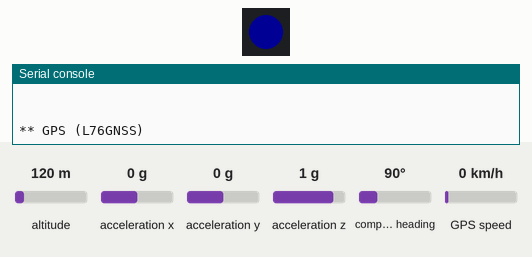
This program was run on a simulated Pycom board running MicroPython. Parts: 1 RGB LEDs in strip order, left to right, the last lines printed to the serial console. The inputs (shaded band) are chosen by the test bench; at power-on: altitude 120 m, acceleration x 0 g, acceleration y 0 g, acceleration z 1 g, compass heading 90°, GPS speed 0 km/h. Dim RGB values are drawn brighter than linear; the GPS gets a fix after 3 s at 37.7749, -122.4194 with 8 satellites; library files of the repository ran but are not shown: LIS2HH12.py.

Above: at 1.0 s.
At 7.0 s:
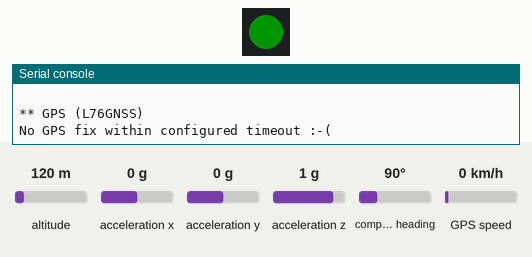
Timing chart, 0 to 13.3 s (numbered marks = the images above):
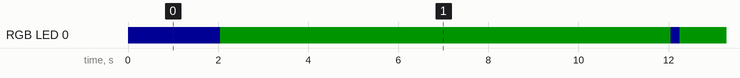

The program:

main.py
```python
import time
import pycom
from pytrack import Pytrack
from LIS2HH12 import LIS2HH12
from L76GNSS import L76GNSS


py = Pytrack()
li = LIS2HH12(py)

# after 60 seconds of waiting without a GPS fix it will
# return None, None
gnss = L76GNSS(py, timeout=60)

# Disable heartbeat LED
pycom.heartbeat(False)

while True:
    pycom.rgbled(0x000014)

    print('\n\n** GPS (L76GNSS)')
    loc = gnss.coordinates()        #espera un minuto por las cordenadas

    if loc[0] == None or loc[1] == None:
        print('No GPS fix within configured timeout :-(')
    else:
        print('Latitude', loc[0])
        print('Longitude', loc[1])
    pycom.rgbled(0x001400)
    time.sleep(10)
```

pytrack.py
```python
from pycoproc import Pycoproc

__version__ = '1.4.0'

class Pytrack(Pycoproc):

    def __init__(self, i2c=None, sda='P22', scl='P21'):
        Pycoproc.__init__(self, i2c, sda, scl)
```

L76GNSS.py
```python
from machine import Timer
import time
import gc
import binascii


class L76GNSS:

    GPS_I2CADDR = const(0x10)

    def __init__(self, pytrack=None, sda='P22', scl='P21', timeout=None):
        if pytrack is not None:
            self.i2c = pytrack.i2c
        else:
            from machine import I2C
            self.i2c = I2C(0, mode=I2C.MASTER, pins=(sda, scl))

        self.chrono = Timer.Chrono()

        self.timeout = timeout
        self.timeout_status = True

        self.reg = bytearray(1)
        self.i2c.writeto(GPS_I2CADDR, self.reg)

    def _read(self):
        self.reg = self.i2c.readfrom(GPS_I2CADDR, 64)
        return self.reg

    def _convert_coords(self, gngll_s):
        lat = gngll_s[1]
        lat_d = (float(lat) // 100) + ((float(lat) % 100) / 60)
        lon = gngll_s[3]
        lon_d = (float(lon) // 100) + ((float(lon) % 100) / 60)
        if gngll_s[2] == 'S':
            lat_d *= -1
        if gngll_s[4] == 'W':
            lon_d *= -1
        return(lat_d, lon_d)

    def coordinates(self, debug=False):
        lat_d, lon_d, debug_timeout = None, None, False
        if self.timeout is not None:
            self.chrono.reset()
            self.chrono.start()
        nmea = b''
        while True:
            if self.timeout is not None and self.chrono.read() >= self.timeout:
                self.chrono.stop()
                chrono_timeout = self.chrono.read()
                self.chrono.reset()
                self.timeout_status = False
                debug_timeout = True
            if not self.timeout_status:
                gc.collect()
                break
            nmea += self._read().lstrip(b'\n\n').rstrip(b'\n\n')
            gngll_idx = nmea.find(b'GNGLL')
            if gngll_idx >= 0:
                gngll = nmea[gngll_idx:]
                e_idx = gngll.find(b'\r\n')
                if e_idx >= 0:
                    try:
                        gngll = gngll[:e_idx].decode('ascii')
                        gngll_s = gngll.split(',')
                        lat_d, lon_d = self._convert_coords(gngll_s)
                    except Exception:
                        pass
                    finally:
                        nmea = nmea[(gngll_idx + e_idx):]
                        gc.collect()
                        break
            else:
                gc.collect()
                if len(nmea) > 410: # i suppose it can be safely changed to 82, which is longest NMEA frame
                    nmea = nmea[-5:] # $GNGL without last L
            time.sleep(0.1)
        self.timeout_status = True
        if debug and debug_timeout:
            print('GPS timed out after %f seconds' % (chrono_timeout))
            return(None, None)
        else:
            return(lat_d, lon_d)
```

pycoproc.py
```python
from machine import Pin
from machine import I2C
import time
import pycom

__version__ = '0.0.1'

""" PIC MCU wakeup reason types """
WAKE_REASON_ACCELEROMETER = 1
WAKE_REASON_PUSH_BUTTON = 2
WAKE_REASON_TIMER = 4
WAKE_REASON_INT_PIN = 8

class Pycoproc:
    """ class for handling interraction with PIC MCU """

    I2C_SLAVE_ADDR = const(8)

    CMD_PEEK = const(0x0)
    CMD_POKE = const(0x01)
    CMD_MAGIC = const(0x02)
    CMD_HW_VER = const(0x10)
    CMD_FW_VER = const(0x11)
    CMD_PROD_ID = const(0x12)
    CMD_SETUP_SLEEP = const(0x20)
    CMD_GO_SLEEP = const(0x21)
    CMD_CALIBRATE = const(0x22)
    CMD_BAUD_CHANGE = const(0x30)
    CMD_DFU = const(0x31)

    REG_CMD = const(0)
    REG_ADDRL = const(1)
    REG_ADDRH = const(2)
    REG_AND = const(3)
    REG_OR = const(4)
    REG_XOR = const(5)

    ANSELA_ADDR = const(0x18C)
    ANSELB_ADDR = const(0x18D)
    ANSELC_ADDR = const(0x18E)

    ADCON0_ADDR = const(0x9D)
    ADCON1_ADDR = const(0x9E)

    IOCAP_ADDR = const(0x391)
    IOCAN_ADDR = const(0x392)

    INTCON_ADDR = const(0x0B)
    OPTION_REG_ADDR = const(0x95)

    _ADCON0_CHS_POSN = const(0x02)
    _ADCON0_ADON_MASK = const(0x01)
    _ADCON1_ADCS_POSN = const(0x04)
    _ADCON0_GO_nDONE_MASK = const(0x02)

    ADRESL_ADDR = const(0x09B)
    ADRESH_ADDR = const(0x09C)

    TRISC_ADDR = const(0x08E)

    PORTA_ADDR = const(0x00C)
    PORTC_ADDR = const(0x00E)

    WPUA_ADDR = const(0x20C)

    WAKE_REASON_ADDR = const(0x064C)
    MEMORY_BANK_ADDR = const(0x0620)

    PCON_ADDR = const(0x096)
    STATUS_ADDR = const(0x083)

    EXP_RTC_PERIOD = const(7000)

    def __init__(self, i2c=None, sda='P22', scl='P21'):
        if i2c is not None:
            self.i2c = i2c
        else:
            self.i2c = I2C(0, mode=I2C.MASTER, pins=(sda, scl))

        self.sda = sda
        self.scl = scl
        self.clk_cal_factor = 1
        self.reg = bytearray(6)
        self.wake_int = False
        self.wake_int_pin = False
        self.wake_int_pin_rising_edge = True

        try:
            self.read_fw_version()
        except Exception:
            time.sleep_ms(2)
        try:
            # init the ADC for the battery measurements
            self.poke_memory(ANSELC_ADDR, 1 << 2)
            self.poke_memory(ADCON0_ADDR, (0x06 << _ADCON0_CHS_POSN) | _ADCON0_ADON_MASK)
            self.poke_memory(ADCON1_ADDR, (0x06 << _ADCON1_ADCS_POSN))
            # enable the pull-up on RA3
            self.poke_memory(WPUA_ADDR, (1 << 3))
            # make RC5 an input
            self.set_bits_in_memory(TRISC_ADDR, 1 << 5)
            # set RC6 and RC7 as outputs and enable power to the sensors and the GPS
            self.mask_bits_in_memory(TRISC_ADDR, ~(1 << 6))
            self.mask_bits_in_memory(TRISC_ADDR, ~(1 << 7))

            if self.read_fw_version() < 6:
                raise ValueError('Firmware out of date')

        except Exception:
            raise Exception('Board not detected')

    def _write(self, data, wait=True):
        self.i2c.writeto(I2C_SLAVE_ADDR, data)
        if wait:
            self._wait()

    def _read(self, size):
        return self.i2c.readfrom(I2C_SLAVE_ADDR, size + 1)[1:(size + 1)]

    def _wait(self):
        count = 0
        time.sleep_us(10)
        while self.i2c.readfrom(I2C_SLAVE_ADDR, 1)[0] != 0xFF:
            time.sleep_us(100)
            count += 1
            if (count > 500):  # timeout after 50ms
                raise Exception('Board timeout')

    def _send_cmd(self, cmd):
        self._write(bytes([cmd]))

    def read_hw_version(self):
        self._send_cmd(CMD_HW_VER)
        d = self._read(2)
        return (d[1] << 8) + d[0]

    def read_fw_version(self):
        self._send_cmd(CMD_FW_VER)
        d = self._read(2)
        return (d[1] << 8) + d[0]

    def read_product_id(self):
        self._send_cmd(CMD_PROD_ID)
        d = self._read(2)
        return (d[1] << 8) + d[0]

    def peek_memory(self, addr):
        self._write(bytes([CMD_PEEK, addr & 0xFF, (addr >> 8) & 0xFF]))
        return self._read(1)[0]

    def poke_memory(self, addr, value):
        self._write(bytes([CMD_POKE, addr & 0xFF, (addr >> 8) & 0xFF, value & 0xFF]))

    def magic_write_read(self, addr, _and=0xFF, _or=0, _xor=0):
        self._write(bytes([CMD_MAGIC, addr & 0xFF, (addr >> 8) & 0xFF, _and & 0xFF, _or & 0xFF, _xor & 0xFF]))
        return self._read(1)[0]

    def toggle_bits_in_memory(self, addr, bits):
        self.magic_write_read(addr, _xor=bits)

    def mask_bits_in_memory(self, addr, mask):
        self.magic_write_read(addr, _and=mask)

    def set_bits_in_memory(self, addr, bits):
        self.magic_write_read(addr, _or=bits)

    def get_wake_reason(self):
        """ returns the wakeup reason, a value out of constants WAKE_REASON_* """
        return self.peek_memory(WAKE_REASON_ADDR)

    def get_sleep_remaining(self):
        """ returns the remaining time from sleep, as an interrupt (wakeup source) might have triggered """
        c3 = self.peek_memory(WAKE_REASON_ADDR + 3)
        c2 = self.peek_memory(WAKE_REASON_ADDR + 2)
        c1 = self.peek_memory(WAKE_REASON_ADDR + 1)
        time_device_s = (c3 << 16) + (c2 << 8) + c1
        # this time is from PIC internal oscilator, so it needs to be adjusted with the calibration value
        try:
            self.calibrate_rtc()
        except Exception:
            pass
        time_s = int((time_device_s / self.clk_cal_factor) + 0.5) # 0.5 used for round
        return time_s

    def setup_sleep(self, time_s):
        try:
            self.calibrate_rtc()
        except Exception:
            pass
        time_s = int((time_s * self.clk_cal_factor) + 0.5)  # round to the nearest integer
        self._write(bytes([CMD_SETUP_SLEEP, time_s & 0xFF, (time_s >> 8) & 0xFF, (time_s >> 16) & 0xFF]))

    def go_to_sleep(self, gps=True):
        # enable or disable back-up power to the GPS receiver
        if gps:
            self.set_bits_in_memory(PORTC_ADDR, 1 << 7)
        else:
            self.mask_bits_in_memory(PORTC_ADDR, ~(1 << 7))
        # disable the ADC
        self.poke_memory(ADCON0_ADDR, 0)

        if self.wake_int:
            # Don't touch RA3, RA5 or RC1 so that interrupt wake-up works
            self.poke_memory(ANSELA_ADDR, ~((1 << 3) | (1 << 5)))
            self.poke_memory(ANSELC_ADDR, ~((1 << 6) | (1 << 7) | (1 << 1)))
        else:
            # disable power to the accelerometer, and don't touch RA3 so that button wake-up works
            self.poke_memory(ANSELA_ADDR, ~(1 << 3))
            self.poke_memory(ANSELC_ADDR, ~(1 << 7))

        self.poke_memory(ANSELB_ADDR, 0xFF)

        # check if INT pin (PIC RC1), should be used for wakeup
        if self.wake_int_pin:
            if self.wake_int_pin_rising_edge:
                self.set_bits_in_memory(OPTION_REG_ADDR, 1 << 6) # rising edge of INT pin
            else:
                self.mask_bits_in_memory(OPTION_REG_ADDR, ~(1 << 6)) # falling edge of INT pin
            self.mask_bits_in_memory(ANSELC_ADDR, ~(1 << 1)) # disable analog function for RC1 pin
            self.set_bits_in_memory(TRISC_ADDR, 1 << 1) # make RC1 input pin
            self.mask_bits_in_memory(INTCON_ADDR, ~(1 << 1)) # clear INTF
            self.set_bits_in_memory(INTCON_ADDR, 1 << 4) # enable interrupt; set INTE)

        self._write(bytes([CMD_GO_SLEEP]), wait=False)
        # kill the run pin
        Pin('P3', mode=Pin.OUT, value=0)

    def calibrate_rtc(self):
        # the 1.024 factor is because the PIC LF operates at 31 KHz
        # WDT has a frequency divider to generate 1 ms
        # and then there is a binary prescaler, e.g., 1, 2, 4 ... 512, 1024 ms
        # hence the need for the constant
        self._write(bytes([CMD_CALIBRATE]), wait=False)
        self.i2c.deinit()
        Pin('P21', mode=Pin.IN)
        pulses = pycom.pulses_get('P21', 50)
        self.i2c.init(mode=I2C.MASTER, pins=(self.sda, self.scl))
        try:
            period = pulses[2][1] - pulses[0][1]
        except:
            pass
        if period > 0:
            self.clk_cal_factor = (EXP_RTC_PERIOD / period) * (1000 / 1024)

    def button_pressed(self):
        button = self.peek_memory(PORTA_ADDR) & (1 << 3)
        return not button

    def read_battery_voltage(self):
        self.set_bits_in_memory(ADCON0_ADDR, _ADCON0_GO_nDONE_MASK)
        time.sleep_us(50)
        while self.peek_memory(ADCON0_ADDR) & _ADCON0_GO_nDONE_MASK:
            time.sleep_us(100)
        adc_val = (self.peek_memory(ADRESH_ADDR) << 2) + (self.peek_memory(ADRESL_ADDR) >> 6)
        return (((adc_val * 3.3 * 280) / 1023) / 180) + 0.01    # add 10mV to compensate for the drop in the FET

    def setup_int_wake_up(self, rising, falling):
        """ rising is for activity detection, falling for inactivity """
        wake_int = False
        if rising:
            self.set_bits_in_memory(IOCAP_ADDR, 1 << 5)
            wake_int = True
        else:
            self.mask_bits_in_memory(IOCAP_ADDR, ~(1 << 5))

        if falling:
            self.set_bits_in_memory(IOCAN_ADDR, 1 << 5)
            wake_int = True
        else:
            self.mask_bits_in_memory(IOCAN_ADDR, ~(1 << 5))
        self.wake_int = wake_int

    def setup_int_pin_wake_up(self, rising_edge = True):
        """ allows wakeup to be made by the INT pin (PIC -RC1) """
        self.wake_int_pin = True
        self.wake_int_pin_rising_edge = rising_edge
```

Measured:
- by itself, RGB LED 0: off → RGB(0, 0, 20) at 0.01 s, → RGB(0, 20, 0) 2.0 s later, → RGB(0, 0, 20) 10.0 s later, → RGB(0, 20, 0) 0.20 s later, … (26 changes in this stretch)
- by itself, everything shown: repeats every 20.4 s, in 4 steps
